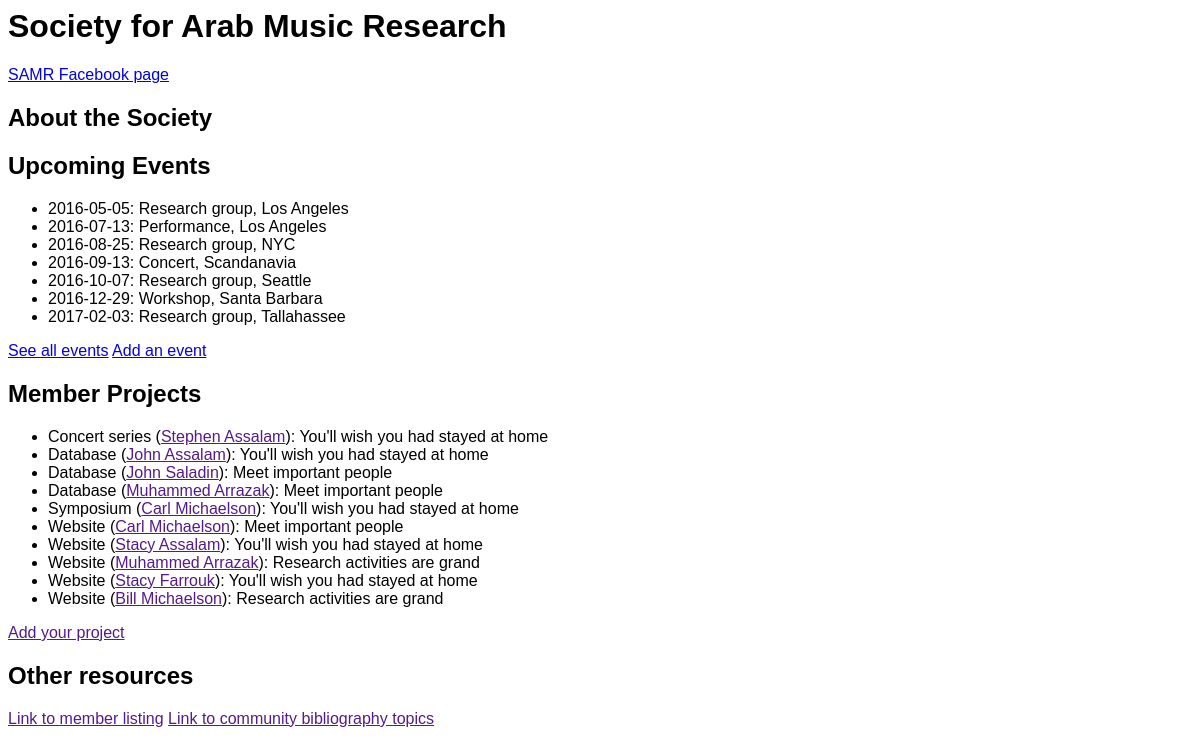
Page /home/ on the earlier database version.
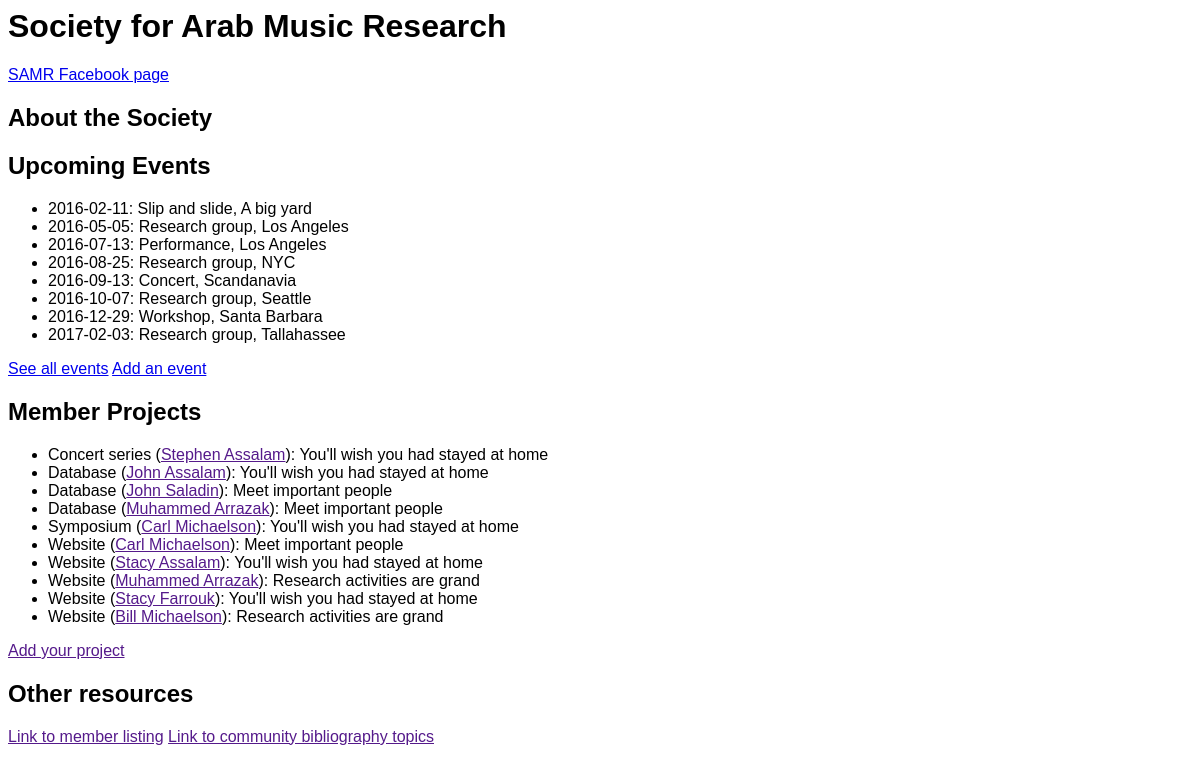
Same page on the later database version.
### samr_db_setup.py (models this page shows)
class Event(Base):
	__tablename__ = 'event'
	title = Column(String(80), nullable = False)
	location = Column(String(250), nullable = False)
	description = Column(String(250), nullable = True)
	start_date = Column(String(10), nullable = False)
	id = Column(Integer, primary_key = True)
	host_id = Column(Integer, ForeignKey('bio.id'))
	host = relationship(Bio)

class Project(Base):
	__tablename__ = 'project'
	title = Column(String(80), nullable = False)
	description = Column(String(250), nullable = True)
	id = Column(Integer, primary_key = True)
	owner_id = Column(Integer, ForeignKey('bio.id'))
	owner = relationship(Bio)

class Bio(Base):
	__tablename__ = 'bio'
	name = Column(String(80), nullable = False)
	affiliation = Column(String(250), nullable = True)
	interests = Column(String(250), nullable = True)
	email = Column(String(250), nullable = True)
	id = Column(Integer, primary_key = True)

### samr.py (the view)
@app.route('/')
@app.route('/home/')
def home():
	today = datetime.date.today()
	events = session.query(Event).filter(Event.start_date > today).order_by(Event.start_date)
	projects = session.query(Project).order_by(Project.title)
	return render_template('home.html', events = events, projects = projects)

### templates/home.html (shortened to what this page needs)
<html>
<head>
	<link rel=stylesheet type=text/css href="{{ url_for('static', filename = 'styles.css') }}">
</head>
<body>
<h1>Society for Arab Music Research</h1>
<p><a href= "https://www.facebook.com/groups/378262162265234" target = "_blank">SAMR Facebook page</a></p>
<div>
	<h2>About the Society</h2>
</div>
<div>
	<h2>Upcoming Events</h2>
	<ul>
		{% for e in events %}
		<li>{{ e.start_date }}: {{ e.title }}, {{ e.location }}</li>
		{% endfor %}
	</ul>
	<a href= "{{ url_for( 'events' ) }}">See all events</a>
	<a href= "{{ url_for( 'addEvent' ) }}">Add an event</a>
</div>
<div>
	<h2>Member Projects</div>
	<ul>
		{% for p in projects %}
		<li>{{ p.title }} (<a href="">{{ p.owner.name }}</a>): {{ p.description }}</li>
		{% endfor %}
	</ul>
	<a href="">Add your project</a>
<div>
	<h2>Other resources</h2>
	<a href="">Link to member listing</a>
	<a href="">Link to community bibliography topics</a>
</div>
</body>

### static/styles.css (style rules this page uses)
body { font-family: sans-serif; }

Differences in the rows shown:
added Event: start_date "2016-02-11", title "Slip and slide", location "A big yard"
